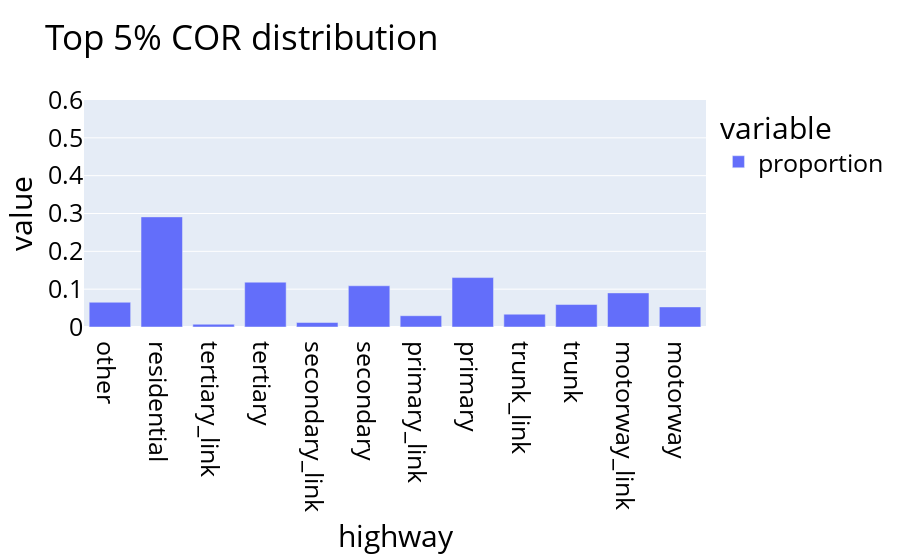

The notebook cell saved with this chart:
### Code cell
fig = px.bar(all_dfs_edges.sort_values(by="Cost of return", ascending=False)["highway"].head(len(all_dfs_edges)//20).value_counts(normalize=True), title = "Top 5% COR distribution")
fig.update_xaxes(categoryorder='array', categoryarray=categories)
fig.update_yaxes(range=[0,0.6])

fig.update_layout(    font=dict(
        size=25,
        color="black"
    ))
fig.write_image(f"Results/all_together/all_5percent_classes.pdf", width=1000, height=1000)

fig

### Figure 1 — Plotly figure (JSON) as saved in the notebook; plotly's stock layout.template omitted (floating-point values rounded to 4 significant figures)
{"data": [{"alignmentgroup": "True", "hovertemplate": "variable=proportion<br>highway=%{x}<br>value=%{y}<extra></extra>", "legendgroup": "proportion", "marker": {"color": "#636efa", "pattern": {"shape": ""}}, "name": "proportion", "offsetgroup": "proportion", "orientation": "v", "showlegend": true, "textposition": "auto", "type": "bar", "x": ["residential", "primary", "tertiary", "secondary", "motorway_link", "other", "trunk", "motorway", "trunk_link", "primary_link", "secondary_link", "tertiary_link"], "xaxis": "x", "y": [0.291, 0.1306, 0.1185, 0.109, 0.09015, 0.06539, 0.05939, 0.05311, 0.0339, 0.02983, 0.01182, 0.007297], "yaxis": "y"}], "layout": {"barmode": "relative", "font": {"color": "black", "size": 25}, "legend": {"title": {"text": "variable"}, "tracegroupgap": 0}, "title": {"text": "Top 5% COR distribution"}, "xaxis": {"anchor": "y", "categoryarray": ["other", "residential", "tertiary_link", "tertiary", "secondary_link", "secondary", "primary_link", "primary", "trunk_link", "trunk", "motorway_link", "motorway"], "categoryorder": "array", "domain": [0, 1], "title": {"text": "highway"}}, "yaxis": {"anchor": "x", "domain": [0, 1], "range": [0, 0.6], "title": {"text": "value"}}}}
